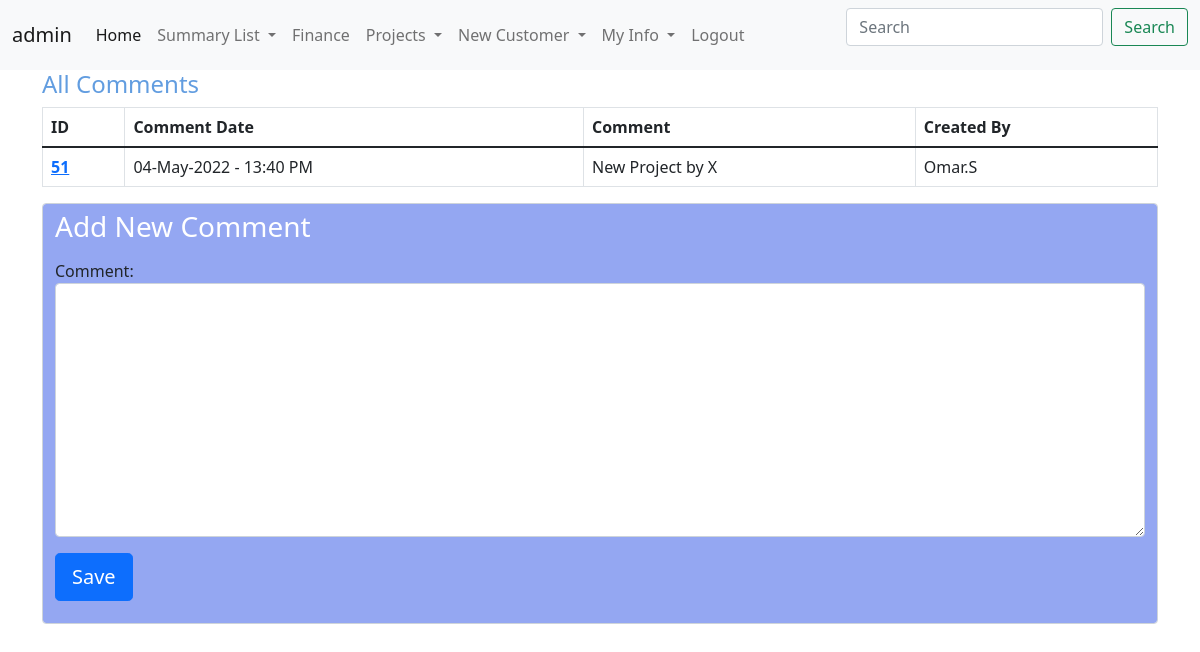
Screenshot of /NewComment/9 (signed in) with the database file from the repository.
### CRM/models.py (models this page shows)
class commentsModel(models.Model):
    commentId = models.AutoField(primary_key=True)
    projectId = models.ForeignKey(ProjectInfoModel,on_delete=models.DO_NOTHING)
    commentDate = models.DateTimeField(default=datetime.now)
    comment = models.CharField(max_length=400)
    createdBy = models.ForeignKey(User, on_delete=models.DO_NOTHING)
    GA1 = models.CharField(max_length=100 , blank=True, null=True)
    GB1 = models.BooleanField(blank=True, null=True)
    GD1 = models.DateField(blank=True, null=True)
    def __str__(self) -> str:
        return f"{self.projectId} -- {self.commentDate}  -- {self.projectId} -- {self.comment}"

### CRM/views.py (the view, shortened to what this page needs)
# urls.py: path('NewComment/<int:pk>',views.NewComment.as_view() , name='NewComment'),
class NewComment(LoginRequiredMixin,CreateView):
    template_name = 'CRM/NewComment.html'
    form_class = newCommentForm
    model = commentsModel
    def get_initial(self):
        projectId = get_object_or_404(ProjectInfoModel, pk=self.kwargs['pk'])
        return {
        'projectId': projectId,
        }
    def get_context_data(self, **kwargs):
       context = super(NewComment, self).get_context_data(**kwargs)
       context['queryset'] = ProjectInfoModel.objects.filter(pk= self.kwargs['pk'])
       context['CommentList'] = commentsModel.objects.filter(projectId = self.kwargs['pk']).order_by('-commentDate')
       print(context)
       return context

### CRM/forms.py
class newCommentForm(forms.ModelForm):
    class Meta:
        model = commentsModel
        fields = ('projectId','comment')
        widgets = {
            'projectId' : forms.Select(attrs={'class':'form-control' , 'hidden': 'True'} ),
            'comment' : forms.Textarea(attrs={'class':'form-control'} ),
        }
        labels = {
            'projectId' : '',
            'comment' : 'Comment',
        }

### CRM/models.py (called while the page is built)
    def __str__(self) -> str:
        return f"{self.projectName}"

### CRM/templates/CRM/NewComment.html (shortened to what this page needs)
{% include 'CRM/base.html' %}
{% include 'CRM/navbar.html' %}
{% block content %}
<div class="container-lg">
    <h4 style="color:rgb(98, 157, 224);">All Comments</h4>
<table class="table table-bordered">
    <thead>
      <tr>
        <th scope="col">ID</th>
        <th scope="col">Comment Date</th>
        <th scope="col">Comment</th>
        <th scope="col">Created By</th>
      </tr>
    </thead>
    <tbody>
      <tr>
          {% for x in CommentList %}
        <th scope="row" ><a href="/customerProfile/{{x.commentId}}">{{x.commentId}}</a></th>
        <td>{{x.commentDate|date:'d-M-Y - H:i A'}}</td>
        <td>{{x.comment}}</td>
        <td>{{x.createdBy}}</td>
      </tr>
      {% endfor %}
    </tbody>
  </table>
<div style="background-color: rgb(148, 167, 242);" class="container form-control">
        <H3 style="color:rgb(255, 255, 255);">Add New Comment</H3>
        <form method="post">
        {{ form.as_p }}
        <button type="submit" class="btn btn-primary btn-lg btn-block">Save</button>
        </form>
</div>
</div>
{% endblock %}

### CRM/templates/CRM/navbar.html (shortened to what this page needs)
{% block content %}
<nav class="navbar navbar-expand-lg navbar-light bg-light">
    <div class="container-fluid">
      <a class="navbar-brand" href="#">{{user.get_username}}</a>
      <div class="collapse navbar-collapse" id="navbarScroll">
        <ul class="navbar-nav me-auto my-2 my-lg-0 navbar-nav-scroll" style="--bs-scroll-height: 100px;">
          {% if user.is_superuser %}
          <li class="nav-item">
            <a class="nav-link active" aria-current="page" href="{% url 'CRM:customerList' %}">Home</a>
          </li>
          <li class="nav-item dropdown">
            <a class="nav-link dropdown-toggle" href="#" id="navbarScrollingDropdown" role="button" data-bs-toggle="dropdown" aria-expanded="false">
              Summary List
            </a>
          </li>
          <li class="nav-item">
            <a class="nav-link" href="#">Finance</a>
          </li>
          <li class="nav-item dropdown">
            <a class="nav-link dropdown-toggle" href="#" id="navbarScrollingDropdown" role="button" data-bs-toggle="dropdown" aria-expanded="false">
              Projects
            </a>
          </li>
          <li class="nav-item dropdown">
            <a class="nav-link dropdown-toggle" href="#" id="navbarScrollingDropdown" role="button" data-bs-toggle="dropdown" aria-expanded="false">
              New Customer
            </a>
          </li>
          {% endif %}
          {% if user.is_authenticated %}
          <li class="nav-item dropdown">
            <a class="nav-link dropdown-toggle" href="#" id="navbarScrollingDropdown" role="button" data-bs-toggle="dropdown" aria-expanded="false">
              My Info
            </a>
          </li>
          {% endif %}
          {% if user.is_authenticated %}
          <li class="nav-item">
            <a class="nav-link" href="{% url 'logout' %}">Logout</a>
          </li>
          {% else %}
          <li class="nav-item"></li>
          <a class="nav-link" href="{% url 'login' %}">Login</a>
        </li>
          {% endif %}
        </ul>
        <form class="d-flex">
          <input class="form-control me-2" type="search" placeholder="Search" aria-label="Search">
          <button class="btn btn-outline-success" type="submit">Search</button>
        </form>
      </div>
    </div>
  </nav>
  {% endblock %}

### rows the page displays
commentsModel: commentId "51", commentDate "04-May-2022 - 13:40 PM", comment "New Project by X", createdBy "Omar.S"

### other values shown
{{ user.get_username }} "admin"
